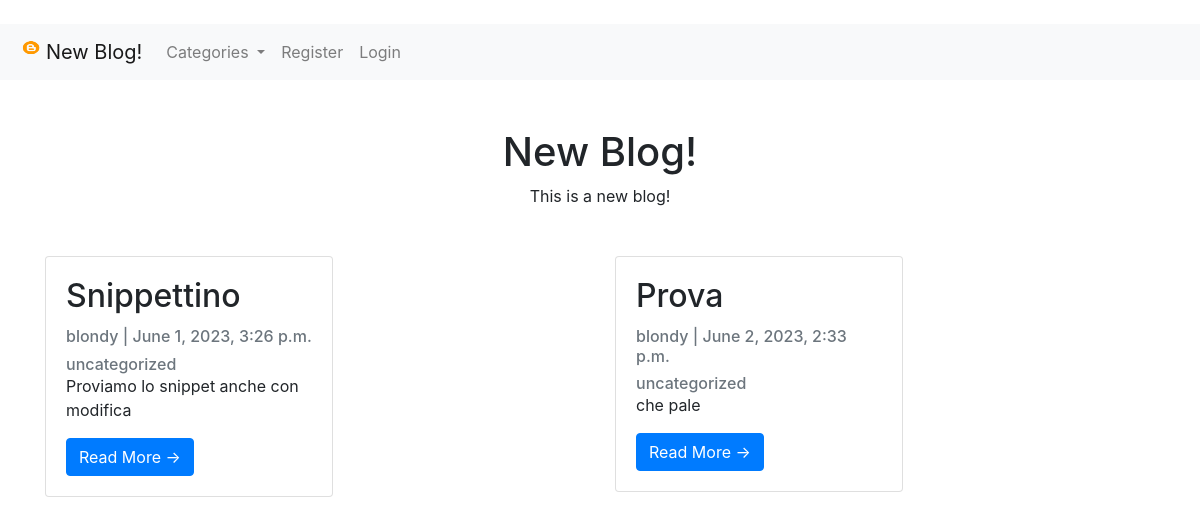
Before: / with the older database file.
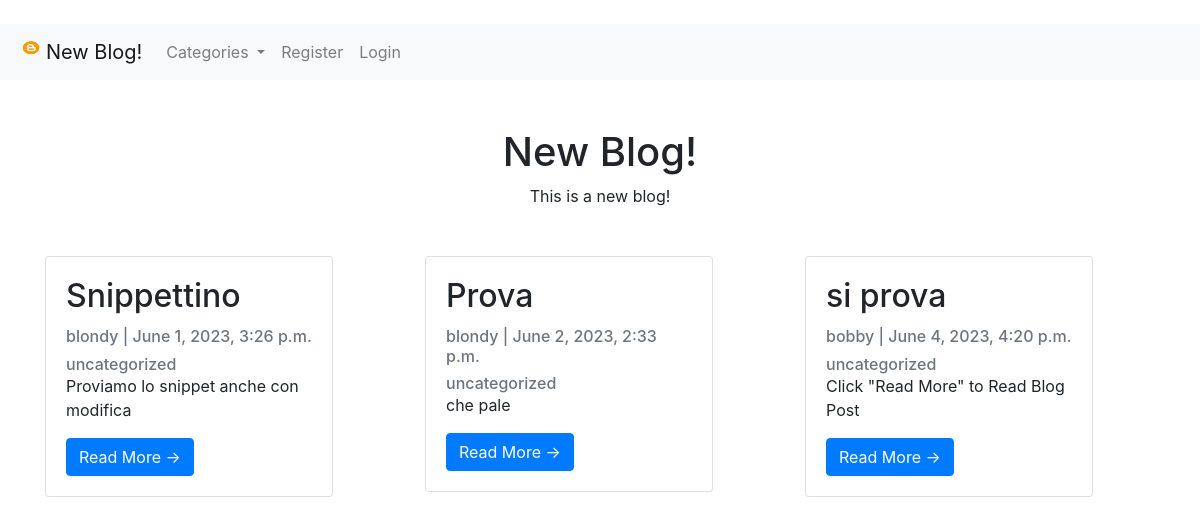
After: the same page with the newer database file.
### blog/models.py (models this page shows, shortened)
class Post(models.Model):
    title = models.CharField(max_length=200, unique=True)
    slug = models.SlugField(max_length=200, unique=True)
    author = models.ForeignKey(User, on_delete=models.CASCADE, related_name='blog_posts')
    updated_on = models.DateTimeField(auto_now=True)
    content = RichTextField(blank=True, null=True)
    created_on = models.DateTimeField(auto_now_add=True)
    status = models.IntegerField(choices=STATUS, default=0)
    category = models.CharField(max_length=200, default='Uncategorized')
    snippet = models.CharField(max_length=200, default='Click "Read More" to Read Blog Post')
    likes = models.ManyToManyField(User, related_name="blog_post")
    class Meta:
        ordering = ['-created_on']

### blog/views.py (the view)
# urls.py: path('', PostList.as_view(), name='home'),
class PostList(generic.ListView):
    model = Post
    template_name = 'post_list.html'
    cats = Category.objects.all()
    ordering = ['created_on']
    def get_context_data(self, *args, **kwargs):
        cat_menu = Category.objects.all()
        context = super(PostList, self).get_context_data(*args, **kwargs)
        context["cat_menu"] = cat_menu
        return context

### blog/models.py (called while the page is built)
    def __str__(self):
        return self.name

### blog/templates/post_list.html (shortened to what this page needs)
<!doctype html>
<html lang="en">
<head>
    <link href="https://cdn.jsdelivr.net/npm/bootstrap@5.0.0-beta2/dist/css/bootstrap.min.css" rel="stylesheet"
>
</head>
<br>
    {% extends 'base.html' %}
    {% block content %}
    <div class="container my-5 text-center" style="max-width:580px">
        <h1>New Blog!</h1>
        <p> This is a new blog!</p>
    </div>
    <div class="container">
        <div class="row">
            {% for post in object_list %}
                {% if user.is_authenticated and user == post.author%}
                    <div class="col-sm">
                        <div class="card" style="width: 18rem;">
                            <div class="card-body">
                                <h2 class="card-title">{{ post.title }}</h2>
                                <p class="card-text text-muted h6">{{ post.author }} | {{ post.created_on}} </p>
                                <a href="{%  url 'category' post.category|slugify %}" ><p class="card-text text-muted h6">{{ post.category }}</p></a>
                                <p class="card-text">{{post.snippet }}</p>
                                <a href="{% url 'post_detail' post.pk %}" class="btn btn-primary">Read More &rarr;</a>
                                <a href="{% url 'update_post' post.pk %}" class="btn btn-primary">Edit &rarr;</a>
                                <a href="{% url 'delete_post' post.pk %}" class="btn btn-primary">Delete &rarr;</a>
                            </div>
                        </div>
                    </div>
                {% else %}
                    {% if post.status != 0%}
                        <div class="col-sm">
                            <div class="card" style="width: 18rem;">
                                <div class="card-body">
                                    <h2 class="card-title">{{ post.title }}</h2>
                                    <p class="card-text text-muted h6">{{ post.author }} | {{ post.created_on}} </p>
                                    <a href="{%  url 'category' post.category|slugify %}" ><p class="card-text text-muted h6">{{ post.category }}</p></a>
                                    <p class="card-text">{{post.snippet }}</p>
                                    <a href="{% url 'post_detail' post.pk %}" class="btn btn-primary">Read More &rarr;</a>
                                </div>
                            </div>
                        </div>
                    {% endif %}
                {% endif %}
            {% endfor %}
        </div>
    </div>
    {% endblock %}

### blog/templates/base.html (shortened to what this page needs)
<!doctype html>
<html lang="en">
  <head>
    <link rel="stylesheet" href="https://cdn.jsdelivr.net/npm/bootstrap@4.4.1/dist/css/bootstrap.min.css">
  </head>
  <body>
    <nav class="navbar navbar-expand-lg navbar-light bg-light">
        <div class="collapse navbar-collapse" id="navbarSupportedContent">
            <ul class="navbar-nav mr-auto">
             <a class="navbar-brand" href="{% url 'home' %}">
                    {% load static %}<img src="{% static 'logo.png' %}" alt="" width="30" height="24" class="d-inline-block align-top">New Blog!</a>
                 {% if cat_menu %}
                     <li class="nav-item dropdown">
                        <a class="nav-link dropdown-toggle" href="#" id="navbarDropdown" role="button" data-toggle="dropdown" aria-haspopup="true" aria-expanded="false">
                          Categories
                        </a>
                     </li>
                 {% else%}
                    <li class = "nav-item">
                        <a class="nav-link" href="{% url 'category_list' %}">Categories</a>
                    </li>
                 {% endif %}
                {% if user.is_authenticated %}
                    <li class = "nav-item">
                        <a class="nav-link" href="{% url 'add_post' %}">Add Post</a>
                    </li>
                    <li class = "nav-item">
                        <a class="nav-link" href="{% url 'add_category' %}">Add Category</a>
                    </li>
                    <li class="nav-item dropdown">
                        <a class="nav-link dropdown-toggle" href="#" id="navbarDropdown" role="button" data-toggle="dropdown" aria-haspopup="true" aria-expanded="false">
                          Profile
                        </a>
                        <div class="dropdown-menu" aria-labelledby="navbarDropdown">
                          <a class="dropdown-item" href="{% url 'edit_profile' %}">Edit Setting</a>
                          <a class="dropdown-item" href="{% url 'edit_profile_page' user.profile.id %}">Edit Profile Page</a>
                          <a class="dropdown-item" href="{% url 'profile_page' user.profile.id %}">Show Profile Page</a>
                          <div class="dropdown-divider"></div>
                          <a class="dropdown-item" href="{% url 'logout' %}">Logout</a>
                        </div>
                    </li>
                {% else %}
                    <li class = "nav-item">
                        <a class="nav-link" href="{% url 'register' %}">Register</a>
                    </li>
                    <li class = "nav-item">
                        <a class="nav-link" href="{% url 'login' %}">Login</a>
                    </li>
                {% endif %}
            </ul>
        </div>
    </nav>
    {% block content %}
    {% endblock %}
  </body>
</html>

Changed rows visible on the page:
added Post: title "si prova", author "bobby", created_on "June 4, 2023, 4:20 p.m.", category "uncategorized", snippet "Click \"Read More\" to Read Blog Post"
